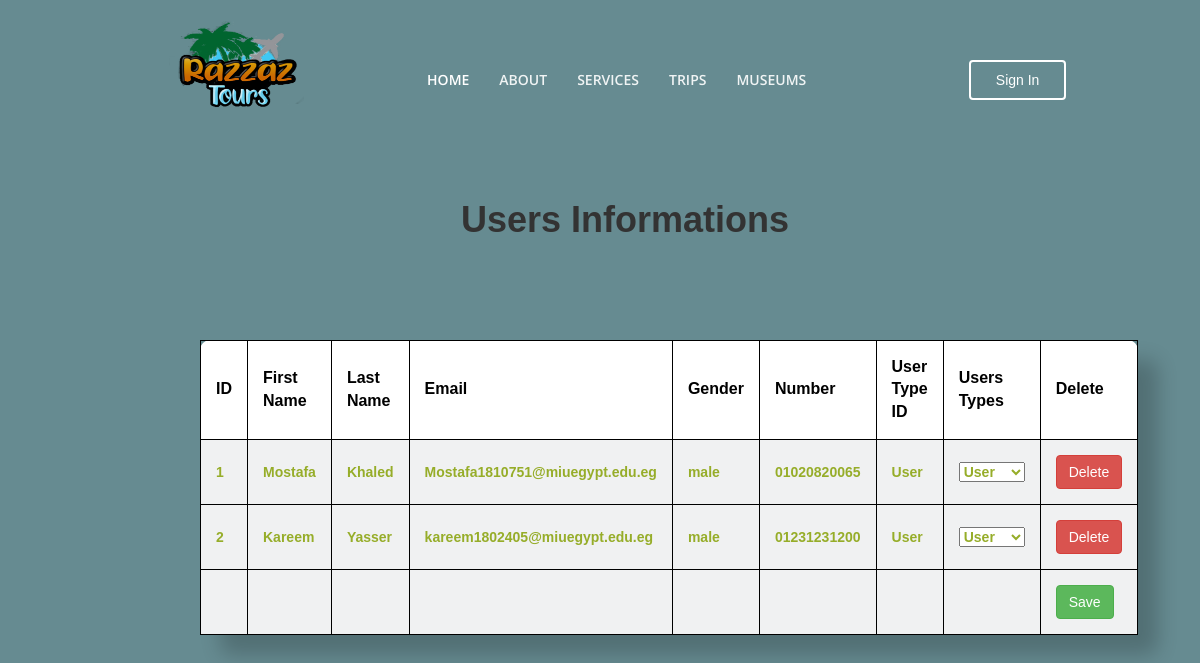
Page /EditUsersInfoH.php on the committed database.
### tables this page shows
CREATE TABLE `users` (
  `ID` int(11) NOT NULL,
  `First Name` varchar(255) NOT NULL,
  `Last Name` varchar(255) NOT NULL,
  `Email` varchar(255) NOT NULL,
  `Gender` varchar(255) NOT NULL,
  `Number` varchar(255) NOT NULL,
  `Password` varchar(255) NOT NULL,
  `Picture` varchar(55) NOT NULL,
  `User_Type_ID` int(11) NOT NULL DEFAULT 2
);

CREATE TABLE `user_type` (
  `ID` int(11) NOT NULL,
  `type` varchar(255) NOT NULL
);

### EditUsersInfoH.php (the view, shortened to what this page needs)
<!DOCTYPE html>
<html>
<?php
include 'classes/Admin.php';
?>
<head>
  <?php
  include('DB.php');
     include'NavBarH.php';
     ?>
     <link rel="stylesheet" href="https://maxcdn.bootstrapcdn.com/bootstrap/3.3.7/css/bootstrap.min.css">
 <link rel="stylesheet" href="EditUsersInfo.css">
<div class="h" > <h1><b> Users Informations<b> </h1></div>
</head>
<body>
<table class="mx-auto" id="f">
  <thead>
    <tr>
      <th scope="col">ID</th>
      <th scope="col">First Name</th>
      <th scope="col">Last Name</th>
      <th scope="col">Email</th>
      <th scope="col">Gender</th>
      <th scope="col">Number</th>
      <th scope="col">User Type ID</th>
      <th scope="col">Users Types </th>
      <th scope="col">Delete </th>
    </tr>
  </thead>
  <tbody>
    <?php
       $query = "SELECT * FROM users";
       $result = mysqli_query($conn,$query);
       $UI = "SELECT * FROM `user_type`";
		while($row = $result -> fetch_array(MYSQLI_ASSOC)) {
        $result2 = mysqli_query($conn,$UI);
		    $id = $row['ID'];
		    $fname = $row['First Name'];
		    $lname = $row['Last Name'];
		    $email = $row['Email'];
		    $gender = $row['Gender'];
        $num = $row['Number'];
		    $UTI = $row['User_Type_ID'];
		    $UIT = "SELECT `type` FROM `user_type` WHERE ID=".$UTI;
        $res = mysqli_query($conn,$UIT);
		?>
	<tr>
		<td><?php echo $id; ?>  <input type="hidden" value="<?php echo $id; ?>"></td>
		<td><?php echo $fname; ?></td>
		<td><?php echo $lname; ?></td>
        <td><?php echo $email; ?></td>
        <td><?php echo $gender; ?></td>
        <td><?php echo $num; ?></td>
        <td><?php $Utype = $res -> fetch_array(MYSQLI_ASSOC); echo $Utype['type']; ?></td>
        <td>
          <select oninput="defineValues(this.value,<?php echo $id; ?>)">
            <?php while($roww = mysqli_fetch_assoc($result2))
              {
                  if($roww['ID'] == $UTI )
                  {
                      echo "<option value='".$roww['ID']."'selected >".$roww['type']."</option>";}
                  else
                  {
                      echo "<option value='".$roww['ID']."'>".$roww['type']."</option>";
                  }
              }
            ?>
          </select>
        </td>
       <td style="width: 80px" > <a href="EditUsersInfoH.php?delete=<?php echo $id;?>"> <button value="Delete" class="btn btn-danger"> Delete </button></a></td>
	</tr>
	<?php
    }
    ?>
  <tr>
  <td></td>
  <td></td>
  <td></td>
  <td></td>
  <td></td>
  <td></td>
  <td></td>
  <td></td>
  <td style="width: 80px" > <a id="idTag" href="EditUsersInfoH.php?id=<?php echo $id; ?>"><button value="save" type="button" name="Save" class="btn btn-success"> Save </button></a></td>
  </tr>
  </tbody>
</table>
</body>
</html>

### EditUsersInfo.css (style rules this page uses)
.h { margin-top: 100px; text-align:center; }
body { background-color: #668B91; font-family: Helvetica; font-size: 100%; display: block; padding-top: 100px; padding-right:150px; padding-left:200px; display: block; }
#f { margin-top: 100px; background-color: white; font-size: 14px; width: 100%; color: black; border-radius: 10px; margin-bottom: 15px; background: #fff; box-shadow: 20px 20px 20px rgba(0, 0, 0, 0.2); padding: 30px; }
th, td { padding: 15px; }
td { color: #96ad29; background-color:#F0F1F2; }
th { font-size: 16px; }

### EditUsersInfoH.php (style rules this page uses)
table { border:1px solid #000; }
table td,table th { border:1px solid #000; }

### rows in the picture
users: ID "1", First Name "Mostafa", Last Name "Khaled", Email "Mostafa1810751@miuegypt.edu.eg", Gender "male", Number "01020820065", User_Type_ID.type "User"
users: ID "2", First Name "Kareem", Last Name "Yasser", Email "kareem1802405@miuegypt.edu.eg", Gender "male", Number "01231231200", User_Type_ID.type "User"

### other values in the picture
form field value "User"
